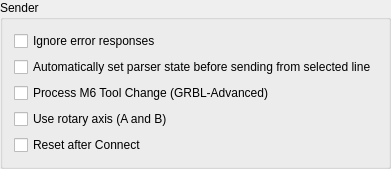
          <widget class="GroupBox" name="grpConnection_2">
           <property name="title">
            <string>Sender</string>
           </property>
           <layout class="QVBoxLayout" name="verticalLayout_6">
            <item>
             <widget class="QCheckBox" name="chkIgnoreErrors">
              <property name="text">
               <string>Ignore error responses</string>
              </property>
             </widget>
            </item>
            <item>
             <widget class="QCheckBox" name="chkAutoLine">
              <property name="text">
               <string>Automatically set parser state before sending from selected line</string>
              </property>
             </widget>
            </item>
            <item>
             <widget class="QCheckBox" name="chkUseM6">
              <property name="text">
               <string>Process M6 Tool Change (GRBL-Advanced)</string>
              </property>
             </widget>
            </item>
            <item>
             <widget class="QCheckBox" name="chkEnableRotaryAxis">
              <property name="text">
               <string>Use rotary axis (A and B)</string>
              </property>
             </widget>
            </item>
            <item>
             <widget class="QCheckBox" name="chkResetConnect">
              <property name="text">
               <string>Reset after Connect</string>
              </property>
             </widget>
            </item>
           </layout>
          </widget>
